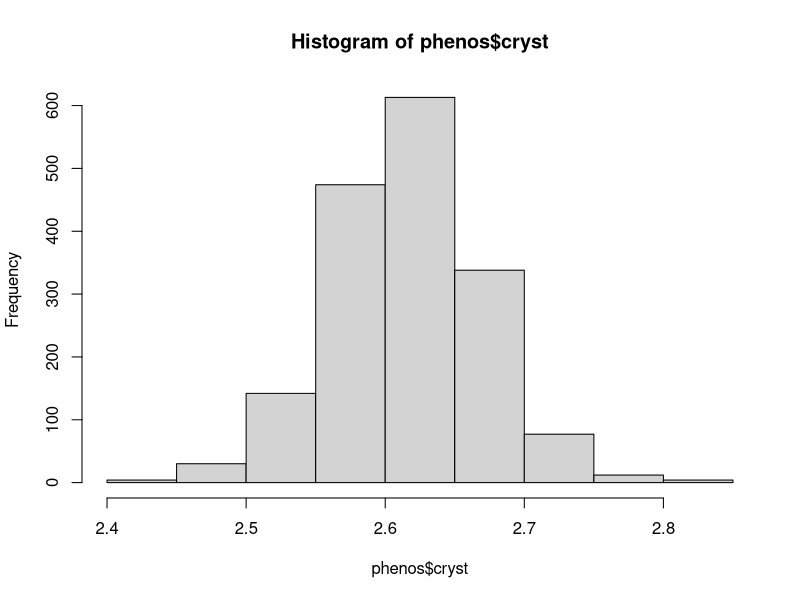
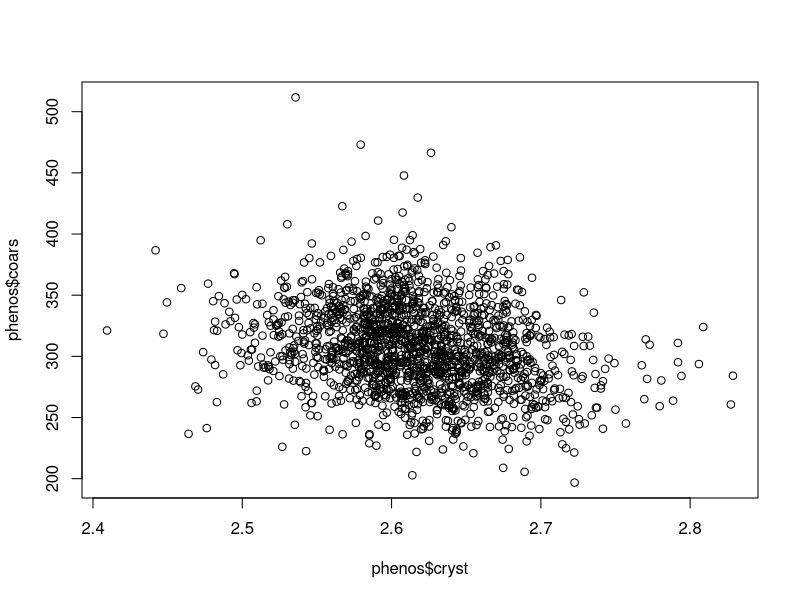
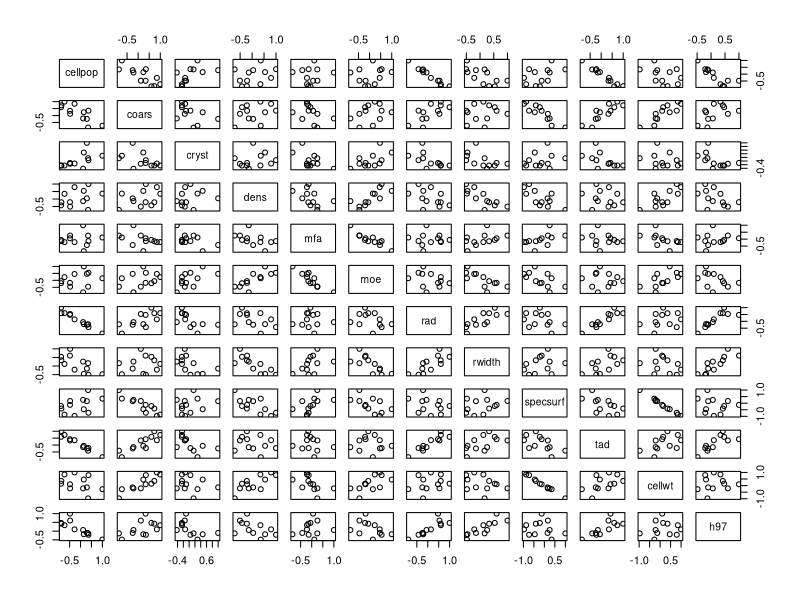

These figures' R source, in order:
## ---- chunk 1
ls()
## ---- chunk 2
rm(list=ls())

ls()
## ---- chunk 3
phenos <- read.table("S1.txt", header = TRUE, sep="\t")
## ---- chunk 4
dim(phenos)
## ---- chunk 5
str(phenos)
## ---- chunk 6
?str()
## ---- chunk 7
summary(phenos)
## ---- chunk 8
cor(phenos[,-1])
## ---- chunk 9
cor(phenos[,-c(1:3)])
cor(phenos[,-c(1,4:9,10)])
## ---- chunk 10
pheno_covar <- cov(phenos[,-c(1:3)])
pheno_cor <- cor(phenos[,-c(1:3)])
## ---- chunk 11
hist(phenos$cryst)
plot(phenos$coars ~ phenos$cryst)
pairs(pheno_cor)
